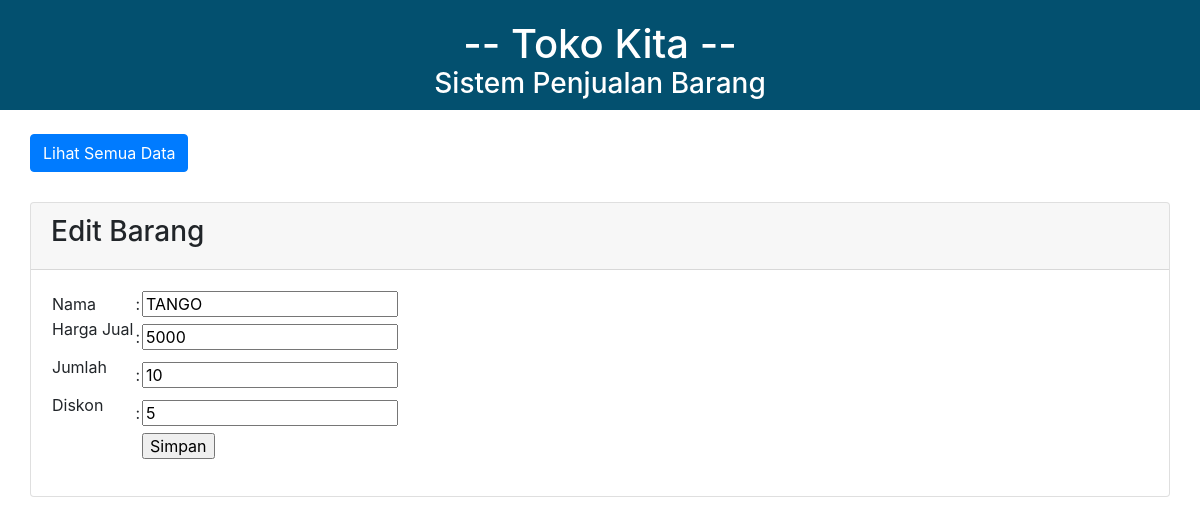
Page /edit_beli.php?id=9 on the earlier database version.
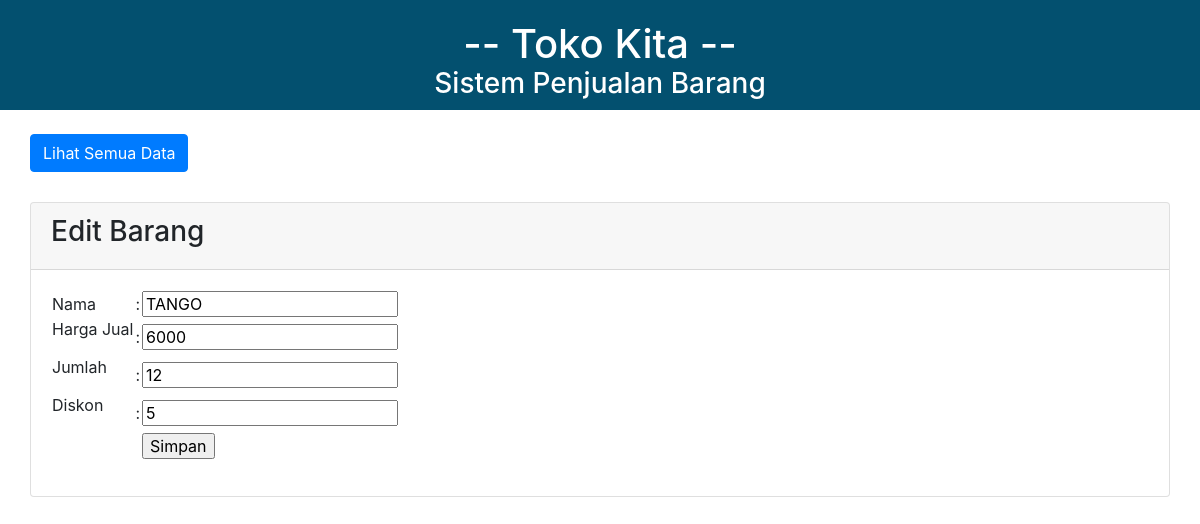
Same page on the later database version.
### tables this page shows
CREATE TABLE `barang_beli` (
  `id` int(4) NOT NULL,
  `tanggal_beli` date NOT NULL,
  `nama_barang` varchar(60) NOT NULL,
  `harga_beli` int(12) NOT NULL,
  `jumlah` int(12) NOT NULL,
  `diskon` int(4) NOT NULL,
  `total_harga` int(12) NOT NULL
);

### edit_beli.php (the view, shortened to what this page needs)
<html>
<head>
<link rel="stylesheet" type="text/css" href="style_input.css">
	<link rel="stylesheet" type="text/css" href="https://cdnjs.cloudflare.com/ajax/libs/twitter-bootstrap/4.5.2/css/bootstrap.css">
	<link rel="stylesheet" type="text/css" href="https://cdn.datatables.net/1.10.22/css/dataTables.bootstrap4.min.css">
</head>
<body>
    <div class="judul">
    <h1>-- Toko Kita --</h1>
    <br>
    <h3>Sistem Penjualan Barang</h3>
    </div>
    <br/>
    <a class="btn btn-primary" href="index.php">Lihat Semua Data</a>
    <br/>
        <div class="card">
            <div class="card-header">
            <h3>Edit Barang</h3>
            </div>
            <div class="card-body">
                <?php
                include "koneksi.php";
                $id = $_GET['id'];
                $query_mysql = mysqli_query($conn, "SELECT * FROM barang_beli WHERE id='$id'")or die(mysql_error());
                while($data = mysqli_fetch_array($query_mysql)){
                ?>
                <form action="update_beli.php" method="post">
                <table>
                <tr>
                <td>Nama</td>
                <td>:</td>
                <td>
                <input type="text" name="nama_barang" value="<?php echo $data['nama_barang'] ?>" readonly>
                </td>
                </tr>
                <tr>
                <td><p>Harga Jual</td>
                <td>:</td>
                <td><input name = "harga_beli" type = number value="<?php echo $data['harga_beli'] ?>"><br></td>
                </tr>
                <tr>
                <td><p>Jumlah</td>
                <td>:</td>
                <td><input name = "jumlah" type = number value="<?php echo $data['jumlah'] ?>"><br></td>
                </tr>
                <tr>
                <td><p>Diskon</td>
                <td>:</td>
                <td><input name = "diskon" type = number value="<?php echo $data['diskon'] ?>"><br></td>
                </tr>
                <tr>
                <td></td>
                <td></td>
                <td><input type="submit" value="Simpan"></td> </tr>
                </table>
                </form>
                <?php } ?>
            </div>
        </div>
</body>

Differences in the rows shown:
changed barang_beli "TANGO": harga_beli "5000" → "6000"; jumlah "10" → "12"
